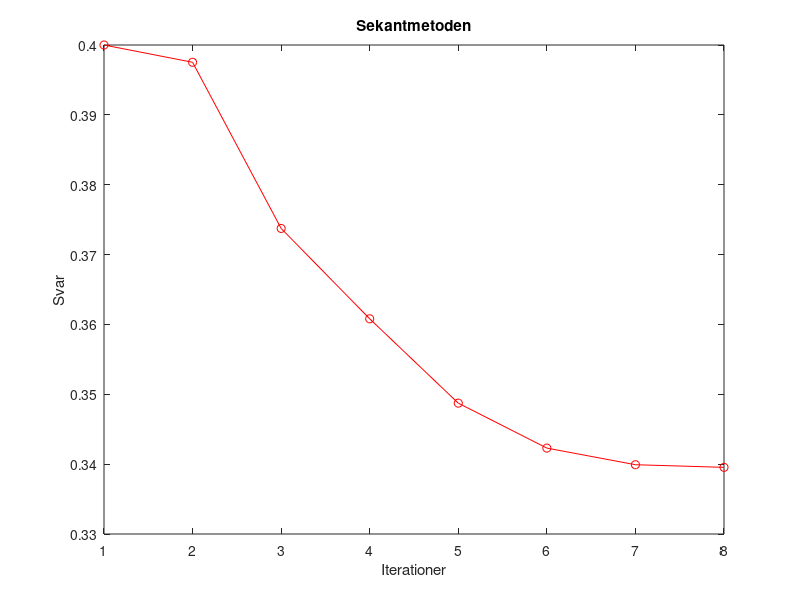

Source code (MATLAB):
clear
% Följande kurva beskriver konturen av ett vattentorn (0 <= x <= 20)
y = @(x, B) (exp(B * x) + 8) ./ (1 + (x / 5).^3);
f = @(x, B) (y(x, B).^2);

a = 0;
b = 20;
N = 320;

% Funktionen där ett B-värde ska hittas så att g(B) = 0
g = @(B) (pi*integral(@(x) f(x, B), a, b)-3376);

% Startgissningar
B0 = 0;
B1 = 0.5;
B = 0.4;

i = 0;
% Iterera tills skillnaden har minst två identiska decimaler
while abs(B-B1) > 1e-4
    B0 = B1;
    B1 = B;
    B = B1-g(B1)*(B1-B0)/(g(B1)-g(B0));

    i = i+1;
    Btabell(i, 1) = B1;
end

figure
plot((1:size(Btabell)),Btabell, "r-o")
xlabel("Iterationer")
ylabel("Svar")
title("Sekantmetoden")

% Skriv ut resultatet
B







    
    
    
    